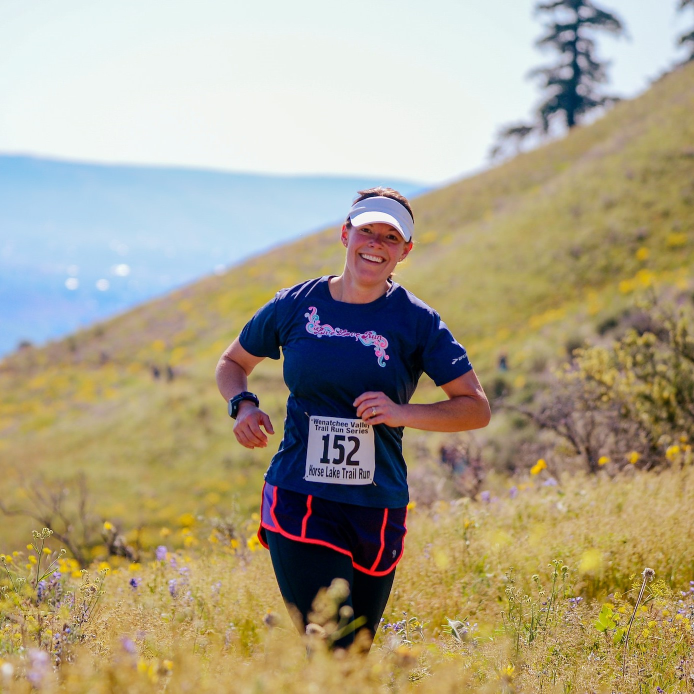
#> input picture data_base_od/pexels-frank-cone-2330502-cropped_e07fcbdc-984c-4f0a-92ab-8fd298a6101d (1).jpg, 1388 x 1388 px, found by its file name (shown at 1/2 size)
$ jupyter execute --allow-errors sliding_window.ipynb   (shell and % lines are left out)
#> lines starting #> are read from the running program, lines starting #| are printed output that depends on the picture
# 1. Generating a sliding window

[cell 1]
import cv2
import matplotlib.pyplot as plt
import matplotlib.patches as patches
import os

[cell 2]
np_image = cv2.imread('/content/pexels-frank-cone-2330502-cropped_e07fcbdc-984c-4f0a-92ab-8fd298a6101d (1).jpg')
#> np_image is the input picture: shape (1388, 1388, 3); mean B, G, R 136.4, 161.2, 171.1
np_image = cv2.cvtColor(np_image, cv2.COLOR_BGR2RGB)
np_image = cv2.resize(np_image, dsize=(1000, 1000))
#> np_image: shape (1000, 1000, 3)
plt.imshow(np_image)

[cell 3]
def sliding_window(image, step, ws):
  for y in range(0, image.shape[0]-ws[1]+1, step):
    for x in range(0, image.shape[1]-ws[0]+1, step):
      yield (x, y, image[y:y + ws[1], x:x +ws[0]])

[cell 4]
windows = sliding_window(np_image, 200, (200, 200))

With this, I'm adding a folder called "sliding_window."

[cell 5]
os.makedirs('sliding_window')

[cell 6]
for x, window in enumerate(windows):
  f, axarr = plt.subplots(1, 2, figsize=(12, 12))
  axarr[0].imshow(np_image)
  rect = patches.Rectangle((window[0], window[1]), 200, 200, linewidth=2, edgecolor='g', facecolor='none')
  axarr[0].add_patch(rect)
  axarr[1].imshow(window[2])
  f.savefig('sliding_window/'+str(x)+'.png', dpi=f.dpi)
#> this loop made 25 passes
#> pass 1, `f.savefig('sliding_window/'+str(x)+'.png', dpi=f.dpi)`:
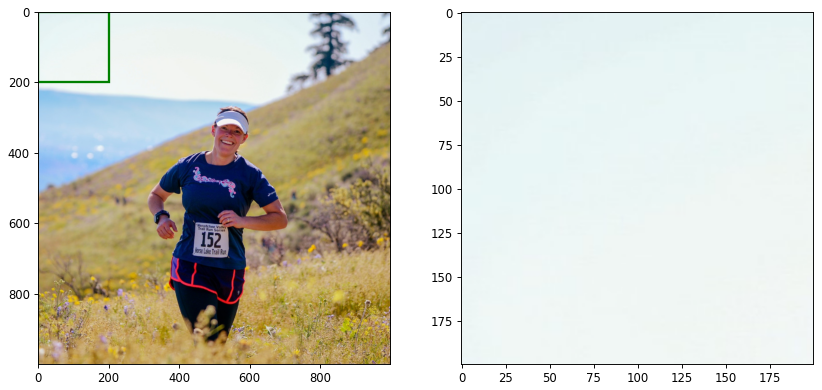
#> figure drawn by matplotlib, 2 panels
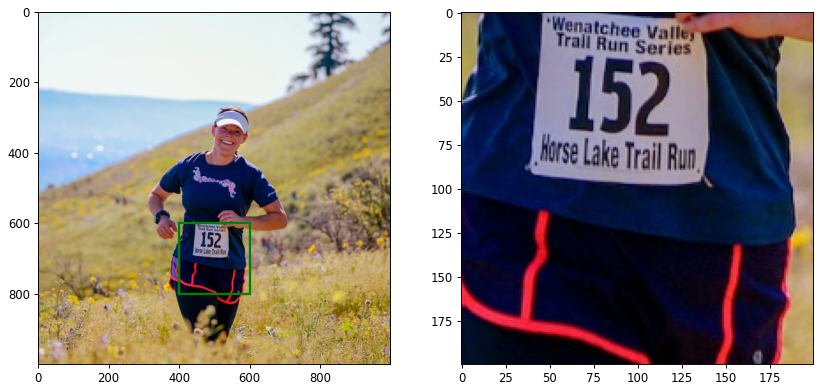
#> figure drawn by matplotlib, 2 panels
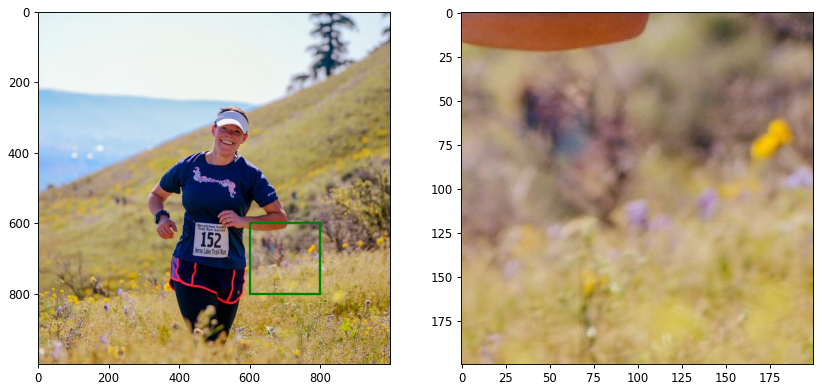
#> figure drawn by matplotlib, 2 panels
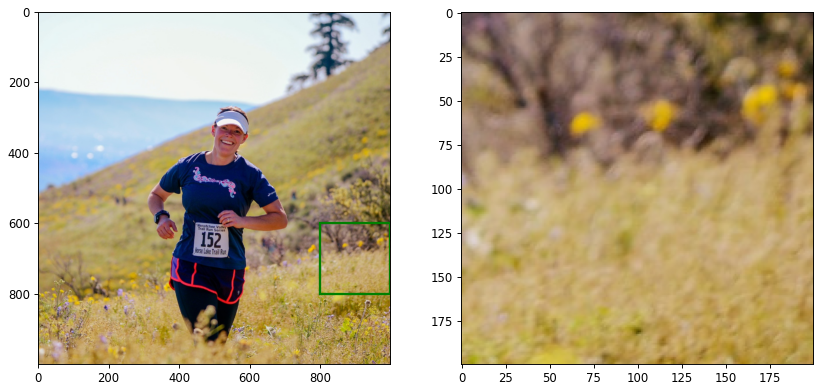
#> figure drawn by matplotlib, 2 panels
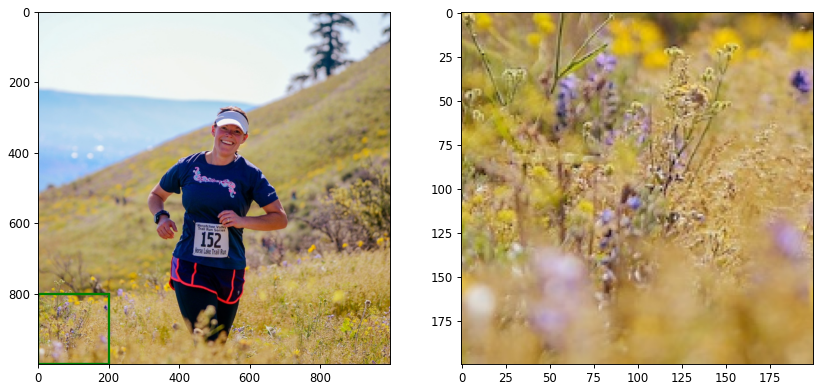
#> figure drawn by matplotlib, 2 panels
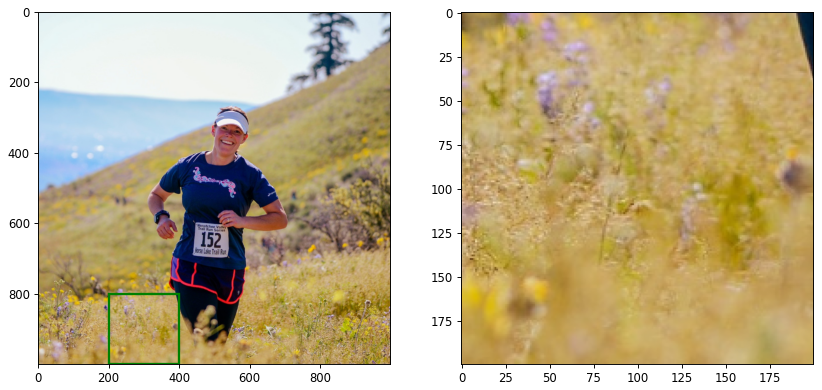
#> figure drawn by matplotlib, 2 panels
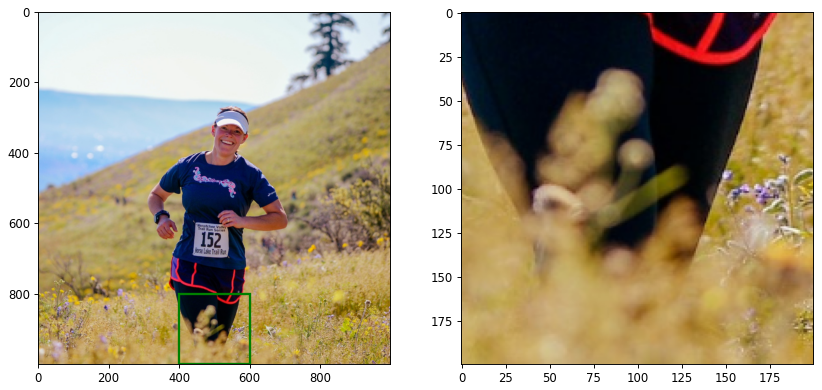
#> figure drawn by matplotlib, 2 panels
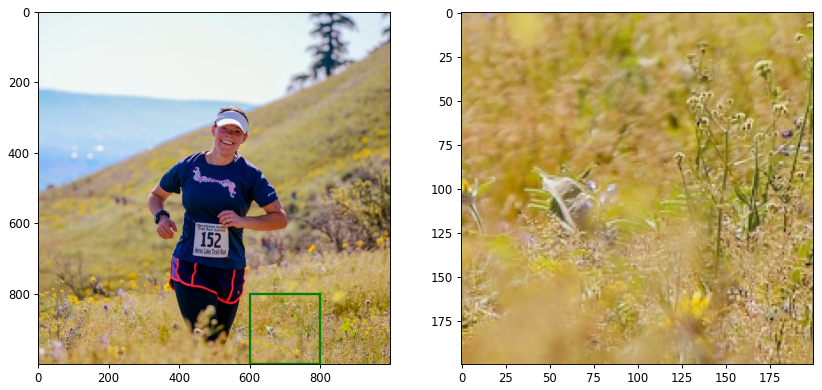
#> figure drawn by matplotlib, 2 panels
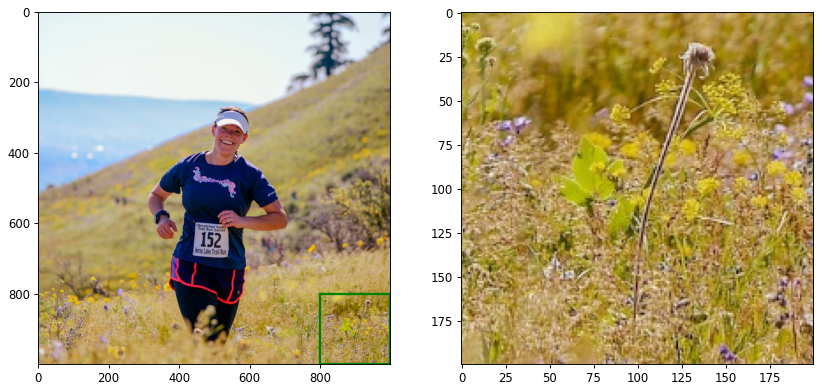
#> figure drawn by matplotlib, 2 panels

[cell 7]
image_folder = 'sliding_window'
video_name = 'video.avi'

images = [img for img in os.listdir(image_folder) if img.endswith('.png')]

[cell 8]
images = sorted(images, key=lambda x: int(os.path.splitext(x)[0]))

#> (a cell that did not finish here is left out)

#> (a cell that did not finish here is left out)

#> (a cell that did not finish here is left out)

[cell 12]
for image in images:
  video.write(cv2.imread(os.path.join(image_folder, image)))
#> (the rest of this cell did not finish here and is left out)

# Working with object detection metrics

[cell 13]
import numpy as np

[cell 14]
def bb_intersection_over_union(ground_truth_bbox, predicted_bbox):
  xA = max(ground_truth_bbox[0], predicted_bbox[0])
  yA = max(ground_truth_bbox[1], predicted_bbox[1])
  xB = min(ground_truth_bbox[2], predicted_bbox[2])
  yB = min(ground_truth_bbox[3], predicted_bbox[3])

  intersection_area = max(0, xB-xA + 1) * max(0, yB-yA + 1)

  ground_truth_bbox_area = (ground_truth_bbox[2] - ground_truth_bbox[0] + 1) * (ground_truth_bbox[3] - ground_truth_bbox[1] + 1)
  predicted_bbox_area = (predicted_bbox[2] - predicted_bbox[0] + 1) * (predicted_bbox[3] - predicted_bbox[1] + 1)

  iou = intersection_area / float(ground_truth_bbox_area + predicted_bbox_area - intersection_area)

  return iou

[cell 15]
image = cv2.imread('/content/pexels-frank-cone-2330502-cropped_e07fcbdc-984c-4f0a-92ab-8fd298a6101d (1).jpg')
image = cv2.cvtColor(image, cv2.COLOR_BGR2RGB)

[cell 16]
example = ([680, 380, 830, 580], [700, 400, 840, 600])

[cell 17]
iou = bb_intersection_over_union(example[0], example[1])

[cell 18]
print('Valor IoU ' + str(iou))

[cell 19]
fig, ax = plt.subplots(figsize=(15, 15))

ax.imshow(image)
rect = patches.Rectangle(tuple(example[0][:2]), example[0][2]-example[0][0], example[0][3]-example[0][1], linewidth=3, edgecolor='g', facecolor='none')
ax.add_patch(rect)

rect = patches.Rectangle(tuple(example[1][:2]), example[1][2]-example[1][0], example[1][3]-example[1][1], linewidth=3, edgecolor='r', facecolor='none')
ax.add_patch(rect)

plt.show()
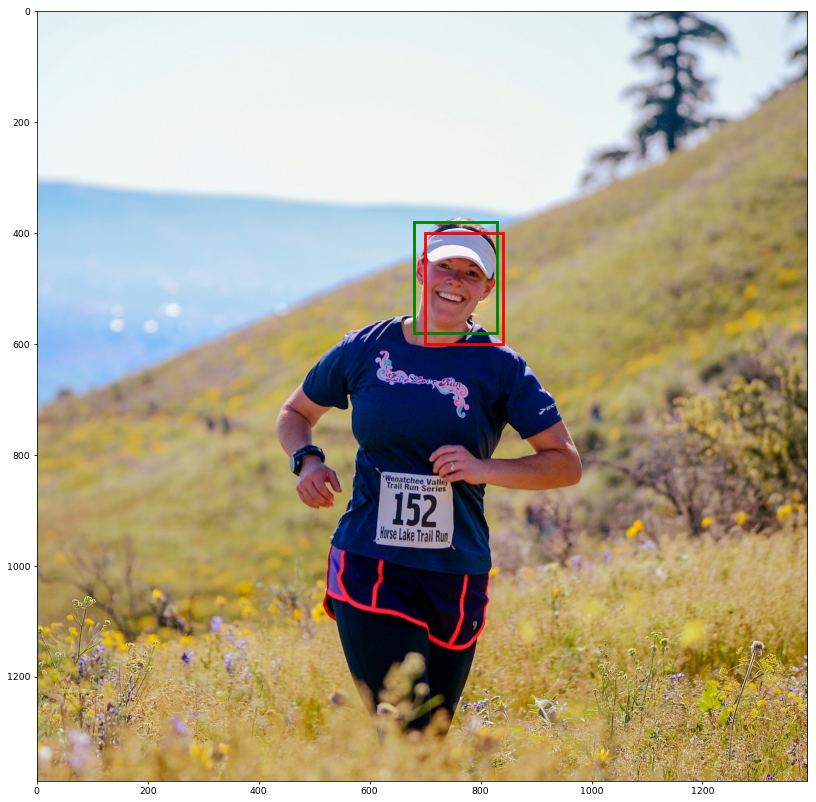
#> figure drawn by matplotlib, 1 panel
